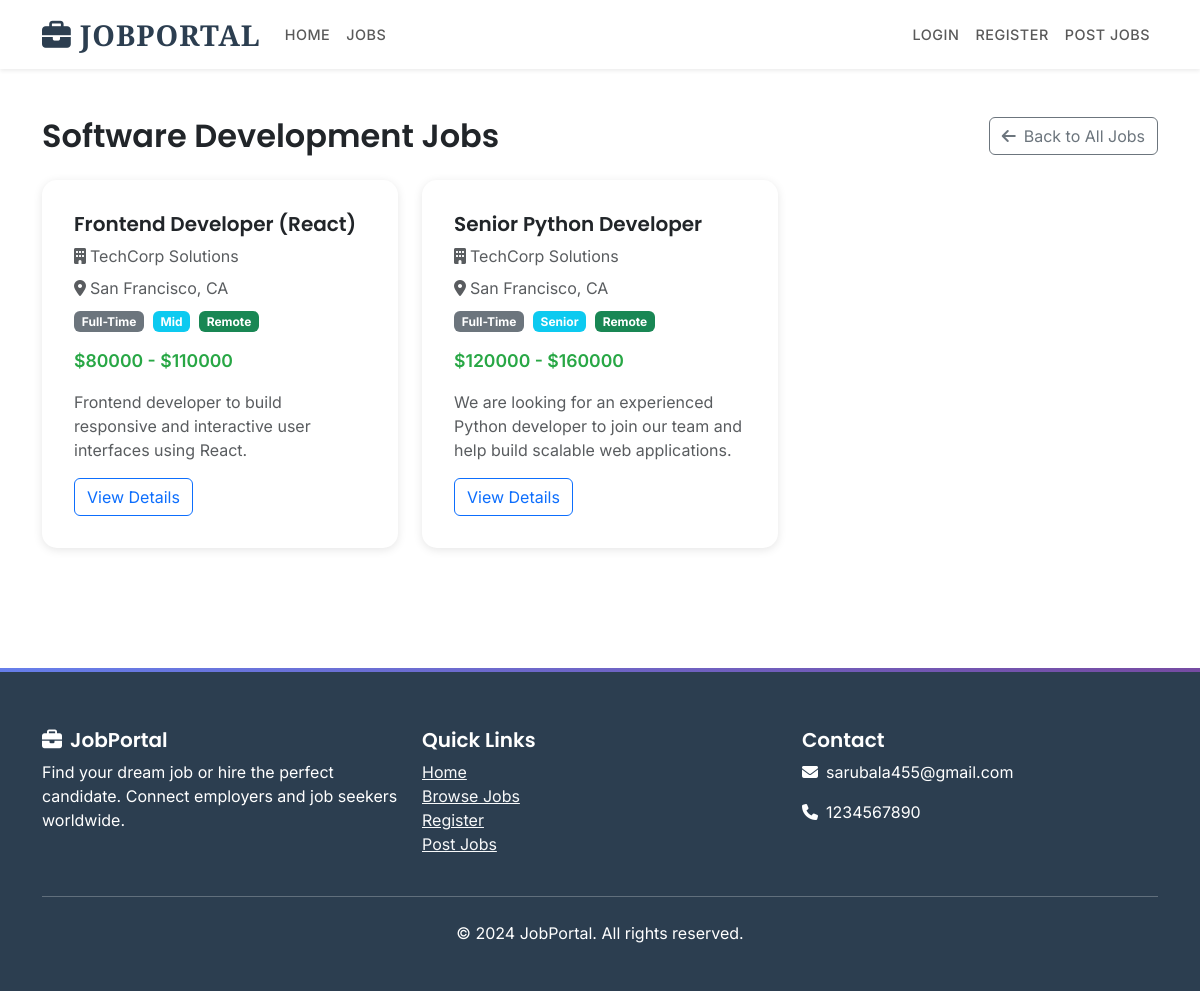
The page /category/1/ on the database as committed earlier.
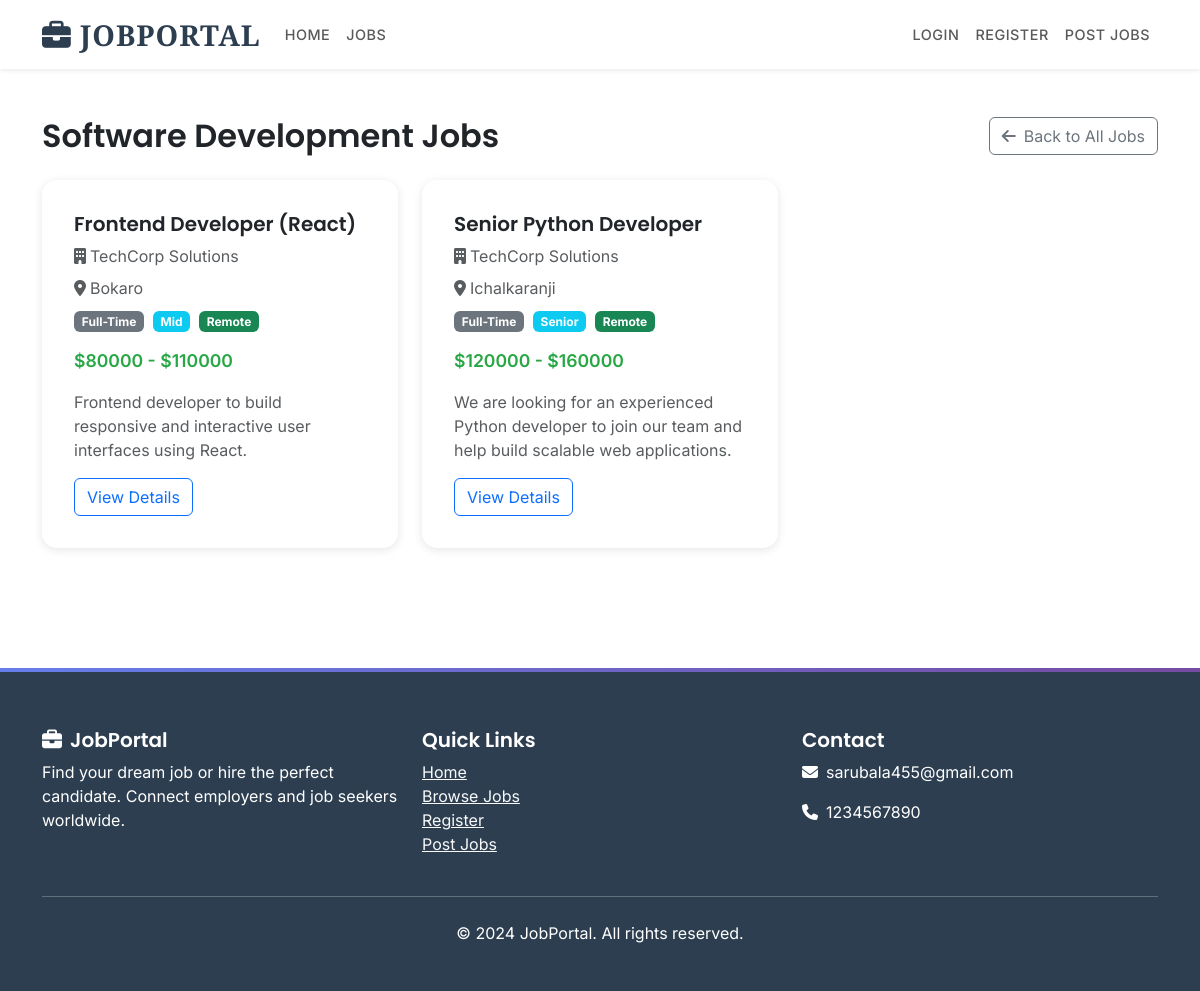
The same page on the database as committed later.
### jobportal/models.py (models this page shows, shortened)
class Job(models.Model):
    EMPLOYMENT_TYPE_CHOICES = [
        ('full-time', 'Full Time'),
        ('part-time', 'Part Time'),
        ('contract', 'Contract'),
        ('internship', 'Internship'),
        ('freelance', 'Freelance'),
    ]
    EXPERIENCE_LEVEL_CHOICES = [
        ('freshers', 'Freshers'),
        ('entry', 'Entry Level'),
        ('mid', 'Mid Level'),
        ('experienced', 'Experienced'),
        ('senior', 'Senior Level'),
        ('executive', 'Executive'),
    ]
    title = models.CharField(max_length=200)
    company = models.ForeignKey(Company, on_delete=models.CASCADE, related_name='jobs')
    category = models.ForeignKey(Category, on_delete=models.CASCADE, related_name='jobs')
    description = models.TextField()
    requirements = models.TextField()
    responsibilities = models.TextField()
    location = models.CharField(max_length=200)
    employment_type = models.CharField(max_length=20, choices=EMPLOYMENT_TYPE_CHOICES)
    experience_level = models.CharField(max_length=20, choices=EXPERIENCE_LEVEL_CHOICES)
    salary_min = models.DecimalField(max_digits=10, decimal_places=2, blank=True, null=True)
    salary_max = models.DecimalField(max_digits=10, decimal_places=2, blank=True, null=True)
    is_remote = models.BooleanField(default=False)
    is_active = models.BooleanField(default=True)
    created_at = models.DateTimeField(auto_now_add=True)
    updated_at = models.DateTimeField(auto_now=True)
    deadline = models.DateField(blank=True, null=True)
    class Meta:
        ordering = ['-created_at']

class Company(models.Model):
    user = models.OneToOneField(settings.AUTH_USER_MODEL, on_delete=models.CASCADE, related_name='company_profile')
    name = models.CharField(max_length=255)
    description = models.TextField(blank=True)
    website = models.URLField(blank=True)
    logo = models.ImageField(upload_to='company_logos/', blank=True, null=True)
    location = models.CharField(max_length=200)
    industry = models.CharField(max_length=100)
    founded_year = models.IntegerField(blank=True, null=True)
    company_size = models.CharField(max_length=50, choices=[
        ('1-10', '1-10 employees'),
        ('11-50', '11-50 employees'),
        ('51-200', '51-200 employees'),
        ('201-500', '201-500 employees'),
        ('500+', '500+ employees'),
    ])
    created_at = models.DateTimeField(auto_now_add=True)
    updated_at = models.DateTimeField(auto_now=True)
    class Meta:
        verbose_name_plural = "Companies"

### jobportal/views.py (the view)
# urls.py: path('category/<int:category_id>/', views.category_jobs, name='category_jobs'),
def category_jobs(request, category_id):
    category = get_object_or_404(Category, id=category_id)
    jobs = Job.objects.filter(category=category, is_active=True)
    paginator = Paginator(jobs, 10)
    page_number = request.GET.get('page')
    page_obj = paginator.get_page(page_number)
    context = {
        'category': category,
        'jobs': page_obj,
    }
    return render(request, 'jobportal/category_jobs.html', context)

### templates/jobportal/category_jobs.html (shortened to what this page needs)
{% extends 'base.html' %}
{% block content %}
<div class="container py-5">
    <div class="d-flex justify-content-between align-items-center mb-4">
        <h2 class="mb-0">{{ category.name }} Jobs</h2>
        <a href="{% url 'job_list' %}" class="btn btn-outline-secondary">
            <i class="fas fa-arrow-left me-2"></i>Back to All Jobs
        </a>
    </div>
    {% if jobs %}
        <div class="row">
            {% for job in jobs %}
            <div class="col-md-6 col-lg-4 mb-4">
                <div class="card job-card h-100">
                    <div class="card-body">
                        <h5 class="card-title">{{ job.title }}</h5>
                        <p class="text-muted mb-2"><i class="fas fa-building me-1"></i>{{ job.company.name }}</p>
                        <p class="text-muted mb-2"><i class="fas fa-map-marker-alt me-1"></i>{{ job.location }}</p>
                        <div class="mb-3">
                            <span class="badge bg-secondary">{{ job.employment_type|title }}</span>
                            <span class="badge bg-info ms-1">{{ job.experience_level|title }}</span>
                            {% if job.is_remote %}<span class="badge bg-success ms-1">Remote</span>{% endif %}
                        </div>
                        {% if job.salary_min and job.salary_max %}
                        <p class="salary-text mb-3">
                            ${{ job.salary_min|floatformat:0 }} - ${{ job.salary_max|floatformat:0 }}
                        </p>
                        {% endif %}
                        <p class="card-text text-muted mb-3">{{ job.description|truncatewords:20 }}</p>
                        <a href="{% url 'job_detail' job.id %}" class="btn btn-outline-primary">View Details</a>
                    </div>
                </div>
            </div>
            {% endfor %}
        </div>
    {% else %}
        <div class="alert alert-info">No jobs found in this category.</div>
    {% endif %}
</div>
{% endblock %}

Rows that differ between the two databases and show on the page:
changed Job "Frontend Developer (React)": location "San Francisco, CA" → "Bokaro"
changed Job "Senior Python Developer": location "San Francisco, CA" → "Ichalkaranji"
